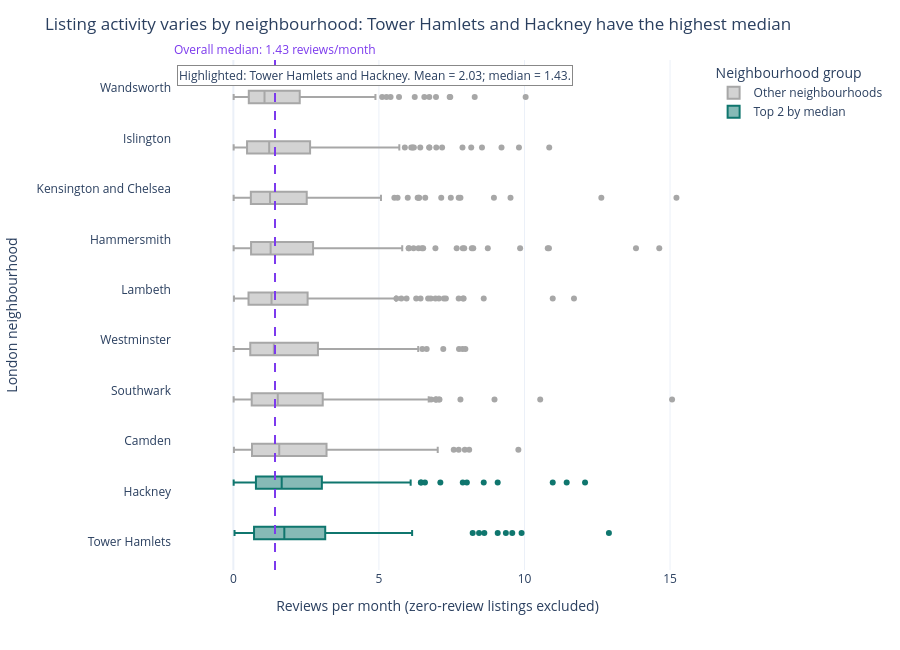

Here is the notebook cell this chart was saved with:
### Markdown cell above
## Task 2 — Box plot: listing activity by borough

**What to build:** A **horizontal box plot** comparing listing activity (reviews per month) across London boroughs — reviews per month is a proxy for how frequently a listing is booked.

**Requirements:**
- Horizontal orientation (borough names are long)
- Sorted by median reviews per month (most active at top)
- Highlight the **two most active** boroughs in a different colour
- Outliers shown as individual points
- Insight title naming the two busiest boroughs

> 💡 Some listings have zero reviews — these are new or inactive listings. Filter them out with before plotting

### Code cell
# Task 2 — Horizontal box plot of listing activity by neighbourhood/borough
# Exclude zero-review-per-month listings as requested in the exercise.
activity = df.loc[df['reviews_per_month'].notna() & (df['reviews_per_month'] > 0),
                  ['neighbourhood', 'reviews_per_month']].copy()

# Sort neighbourhoods by median activity, with the most active at the top.
median_activity = activity.groupby('neighbourhood')['reviews_per_month'].median().sort_values(ascending=False)
top_two = median_activity.head(2).index.tolist()
neighbourhood_order = median_activity.sort_values(ascending=True).index.tolist()
activity['activity_group'] = np.where(activity['neighbourhood'].isin(top_two), 'Top 2 by median', 'Other neighbourhoods')

overall_median = activity['reviews_per_month'].median()
overall_mean = activity['reviews_per_month'].mean()

fig2 = px.box(
    activity,
    x='reviews_per_month',
    y='neighbourhood',
    orientation='h',
    category_orders={'neighbourhood': neighbourhood_order},
    color='activity_group',
    color_discrete_map={'Top 2 by median': '#0f766e', 'Other neighbourhoods': '#a7a7a7'},
    points='outliers',
    labels={
        'reviews_per_month': 'Reviews per month (booking-activity proxy)',
        'neighbourhood': 'London neighbourhood',
        'activity_group': 'Activity group',
    },
)

# Reference line and annotation for the overall median.
fig2.add_vline(
    x=overall_median,
    line_dash='dash',
    line_width=2,
    line_color='#7c3aed',
    annotation_text=f'Overall median: {overall_median:.2f} reviews/month',
    annotation_position='top',
    annotation_font_color='#7c3aed',
)
top_text = ' and '.join(top_two)
fig2.update_layout(
    title=f'Listing activity varies by neighbourhood: {top_text} have the highest median',
    xaxis_title='Reviews per month (zero-review listings excluded)',
    yaxis_title='London neighbourhood',
    legend_title='Neighbourhood group',
    template='plotly_white',
    height=max(650, 24 * len(neighbourhood_order) + 180),
)
fig2.add_annotation(
    x=0.01, y=0.99, xref='paper', yref='paper', xanchor='left', yanchor='top',
    text=f'Highlighted: {top_text}. Mean = {overall_mean:.2f}; median = {overall_median:.2f}.',
    showarrow=False, bgcolor='white', bordercolor='#888', borderwidth=1,
)
fig2.show()

print('Two most active neighbourhoods by median reviews per month:')
display(median_activity.head(2).rename('median_reviews_per_month').to_frame().round(2))
print(f'Overall mean: {overall_mean:.2f}; overall median: {overall_median:.2f} reviews per month')

### Figure 1 — Plotly figure (JSON) as saved in the notebook; plotly's stock layout.template omitted (floating-point values rounded to 4 significant figures; data arrays with more than 128 entries replaced by an {"elided": "..."} marker saying what was removed)
{"data": [{"alignmentgroup": "True", "boxpoints": "outliers", "hovertemplate": "Activity group=Other neighbourhoods<br>Reviews per month (booking-activity proxy)=%{x}<br>London neighbourhood=%{y}<extra></extra>", "legendgroup": "Other neighbourhoods", "marker": {"color": "#a7a7a7"}, "name": "Other neighbourhoods", "notched": false, "offsetgroup": "Other neighbourhoods", "orientation": "h", "showlegend": true, "type": "box", "x": {"elided": "1984 float values"}, "x0": " ", "xaxis": "x", "y": {"elided": "1984 str values"}, "y0": " ", "yaxis": "y"}, {"alignmentgroup": "True", "boxpoints": "outliers", "hovertemplate": "Activity group=Top 2 by median<br>Reviews per month (booking-activity proxy)=%{x}<br>London neighbourhood=%{y}<extra></extra>", "legendgroup": "Top 2 by median", "marker": {"color": "#0f766e"}, "name": "Top 2 by median", "notched": false, "offsetgroup": "Top 2 by median", "orientation": "h", "showlegend": true, "type": "box", "x": {"elided": "511 float values"}, "x0": " ", "xaxis": "x", "y": {"elided": "511 str values"}, "y0": " ", "yaxis": "y"}], "layout": {"annotations": [{"font": {"color": "#7c3aed"}, "showarrow": false, "text": "Overall median: 1.43 reviews/month", "x": 1.43, "xanchor": "center", "xref": "x", "y": 1, "yanchor": "bottom", "yref": "y domain"}, {"bgcolor": "white", "bordercolor": "#888", "borderwidth": 1, "showarrow": false, "text": "Highlighted: Tower Hamlets and Hackney. Mean = 2.03; median = 1.43.", "x": 0.01, "xanchor": "left", "xref": "paper", "y": 0.99, "yanchor": "top", "yref": "paper"}], "boxmode": "group", "height": 650, "legend": {"title": {"text": "Neighbourhood group"}, "tracegroupgap": 0}, "margin": {"t": 60}, "shapes": [{"line": {"color": "#7c3aed", "dash": "dash", "width": 2}, "type": "line", "x0": 1.43, "x1": 1.43, "xref": "x", "y0": 0, "y1": 1, "yref": "y domain"}], "title": {"text": "Listing activity varies by neighbourhood: Tower Hamlets and Hackney have the highest median"}, "xaxis": {"anchor": "y", "domain": [0, 1], "title": {"text": "Reviews per month (zero-review listings excluded)"}}, "yaxis": {"anchor": "x", "categoryarray": ["Tower Hamlets", "Hackney", "Camden", "Southwark", "Westminster", "Lambeth", "Hammersmith", "Kensington and Chelsea", "Islington", "Wandsworth"], "categoryorder": "array", "domain": [0, 1], "title": {"text": "London neighbourhood"}}}}
